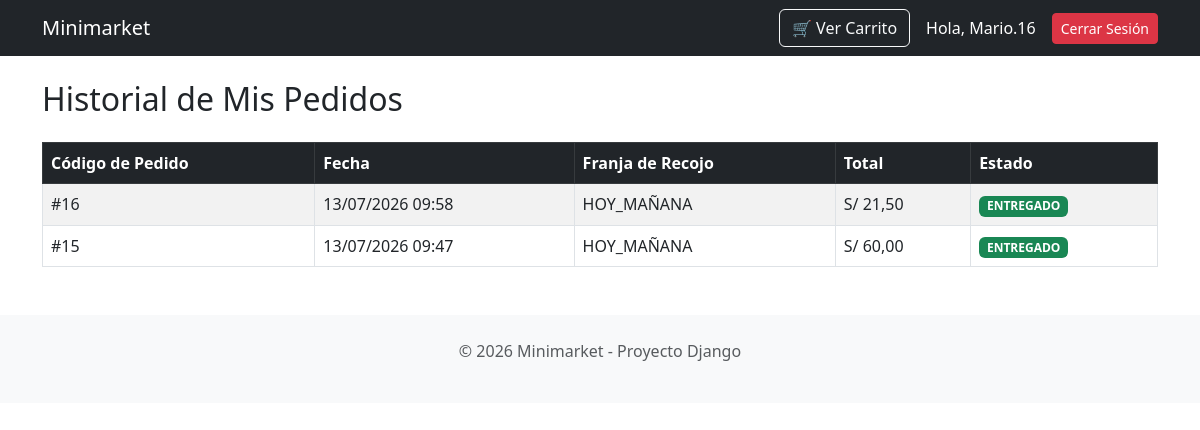
/usuarios/perfil/ (signed in), run on the app's committed database.
### apps/pedidos/models.py (models this page shows, shortened)
class Pedido(models.Model):
    OPCIONES_ESTADO = [
        ('PENDIENTE', 'Pendiente'),
        ('PREPARANDO', 'En Preparación'),
        ('LISTO', 'Listo para Recojo/Envío'),
        ('ENTREGADO', 'Entregado'),
        ('CANCELADO', 'Cancelado (No Show)'), # <-- NUEVO ESTADO
    ]
    OPCIONES_FRANJA = [
        ('HOY_MAÑANA', 'Hoy (8:00 AM - 12:00 PM)'),
        ('HOY_TARDE', 'Hoy (12:00 PM - 4:00 PM)'),
        ('HOY_NOCHE', 'Hoy (4:00 PM - 8:00 PM)'),
        ('MAN_MAÑANA', 'Mañana (8:00 AM - 12:00 PM)'),
        ('MAN_TARDE', 'Mañana (12:00 PM - 4:00 PM)'),
        ('MAN_NOCHE', 'Mañana (4:00 PM - 8:00 PM)'),
    ]
    TIPO_ENTREGA = [
        ('RECOJO', 'Recojo en Tienda (Gratis)'),
        ('DELIVERY', 'Delivery a Domicilio (+ S/ 10.00)'),
    ]
    cliente = models.ForeignKey(User, on_delete=models.CASCADE, related_name='pedidos')
    fecha_hora_pedido = models.DateTimeField(auto_now_add=True)
    estado = models.CharField(max_length=20, choices=OPCIONES_ESTADO, default='PENDIENTE')
    tipo_entrega = models.CharField(max_length=20, choices=TIPO_ENTREGA, default='RECOJO')
    costo_delivery = models.DecimalField(max_digits=10, decimal_places=2, default=0.00)
    direccion_delivery = models.CharField(max_length=255, blank=True, null=True)
    franja_recojo = models.CharField(max_length=20, choices=OPCIONES_FRANJA, blank=True, null=True)
    total = models.DecimalField(max_digits=10, decimal_places=2)

### apps/usuarios/views.py (the view)
# urls.py: path('perfil/', views.perfil_historial, name='perfil'),
@login_required
def perfil_historial(request):
    pedidos = request.user.pedidos.all().order_by('-fecha_hora_pedido')
    return render(request, 'usuarios/perfil.html', {'pedidos': pedidos})

### apps/usuarios/templates/usuarios/perfil.html (shortened to what this page needs)
{% extends "catalogo/base.html" %}
{% block content %}
<h2 class="mb-4">Historial de Mis Pedidos</h2>
{% if pedidos %}
    <table class="table table-striped table-bordered">
        <thead class="table-dark">
            <tr>
                <th>Código de Pedido</th>
                <th>Fecha</th>
                <th>Franja de Recojo</th>
                <th>Total</th>
                <th>Estado</th>
            </tr>
        </thead>
        <tbody>
            {% for pedido in pedidos %}
            <tr>
                <td>#{{ pedido.id }}</td>
                <td>{{ pedido.fecha_hora_pedido|date:"d/m/Y H:i" }}</td>
                <td>{{ pedido.franja_recojo }}</td>
                <td>S/ {{ pedido.total }}</td>
                <td>
                    <span class="badge
                        {% if pedido.estado == 'PENDIENTE' %}bg-warning text-dark
                        {% elif pedido.estado == 'ENTREGADO' %}bg-success
                        {% else %}bg-info{% endif %}">
                        {{ pedido.estado }}
                    </span>
                </td>
            </tr>
            {% endfor %}
        </tbody>
    </table>
{% else %}
    <div class="alert alert-info">Aún no has realizado ninguna compra.</div>
{% endif %}
{% endblock %}

### apps/catalogo/templates/catalogo/base.html (shortened to what this page needs)
<!DOCTYPE html>
<html lang="es">
<head>
    <link href="https://cdn.jsdelivr.net/npm/bootstrap@5.3.0/dist/css/bootstrap.min.css" rel="stylesheet">
</head>
<body>
    <nav class="navbar navbar-expand-lg navbar-dark bg-dark mb-4">
        <div class="container d-flex justify-content-between align-items-center">
            <a class="navbar-brand" href="{% url 'catalogo:lista_productos' %}">Minimarket</a>
            <div class="d-flex align-items-center gap-3">
                <a href="{% url 'pedidos:ver_carrito' %}" class="btn btn-outline-light">🛒 Ver Carrito</a>
                {% if user.is_authenticated %}
                    <a href="{% url 'usuarios:perfil' %}" class="text-white text-decoration-none">Hola, {{ user.username }}</a>
                    <form method="post" action="{% url 'usuarios:logout' %}" class="d-inline">
                        <button type="submit" class="btn btn-sm btn-danger">Cerrar Sesión</button>
                    </form>
                {% else %}
                    <a href="{% url 'usuarios:login' %}" class="btn btn-sm btn-light">Iniciar Sesión</a>
                    <a href="{% url 'usuarios:registro' %}" class="btn btn-sm btn-primary">Registrarse</a>
                {% endif %}
            </div>
        </div>
    </nav>
    <div class="container">
        {% block content %}
        {% endblock %}
    </div>
    <footer class="py-4 bg-light mt-5">
        <div class="container text-center">
            <p class="text-muted">&copy; 2026 Minimarket - Proyecto Django</p>
        </div>
    </footer>
</body>
</html>

### data on the page
Pedido: id "16", fecha_hora_pedido "13/07/2026 09:58", franja_recojo "HOY_MAÑANA", total "21,50", estado "ENTREGADO"
Pedido: id "15", fecha_hora_pedido "13/07/2026 09:47", franja_recojo "HOY_MAÑANA", total "60,00", estado "ENTREGADO"

### other printed values
{{ user.username }} "Mario.16"
